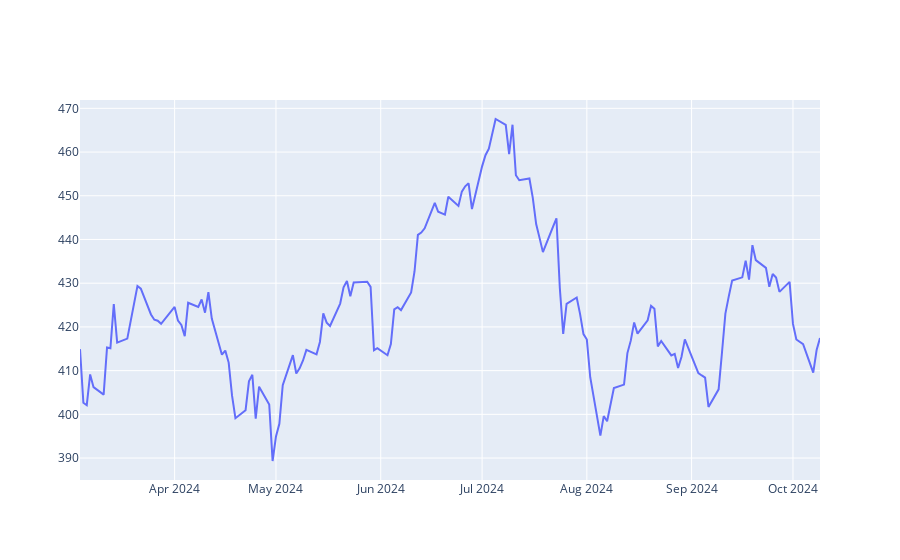

The notebook cell saved with this chart:
### Code cell
fig = go.Figure(data=go.Scatter(x=data.index,y=data['Close'], mode='lines'))
fig.show()

### Figure 1 — Plotly figure (JSON) as saved in the notebook; plotly's stock layout.template omitted (floating-point values rounded to 4 significant figures; data arrays with more than 128 entries replaced by an {"elided": "..."} marker saying what was removed)
{"data": [{"mode": "lines", "type": "scatter", "x": {"elided": "153 str values"}, "y": {"elided": "153 float values"}}], "layout": {"autosize": true, "xaxis": {"autorange": true, "range": ["2024-03-04", "2024-10-09"], "type": "date"}, "yaxis": {"autorange": true, "range": [385.0, 471.9], "type": "linear"}}}
